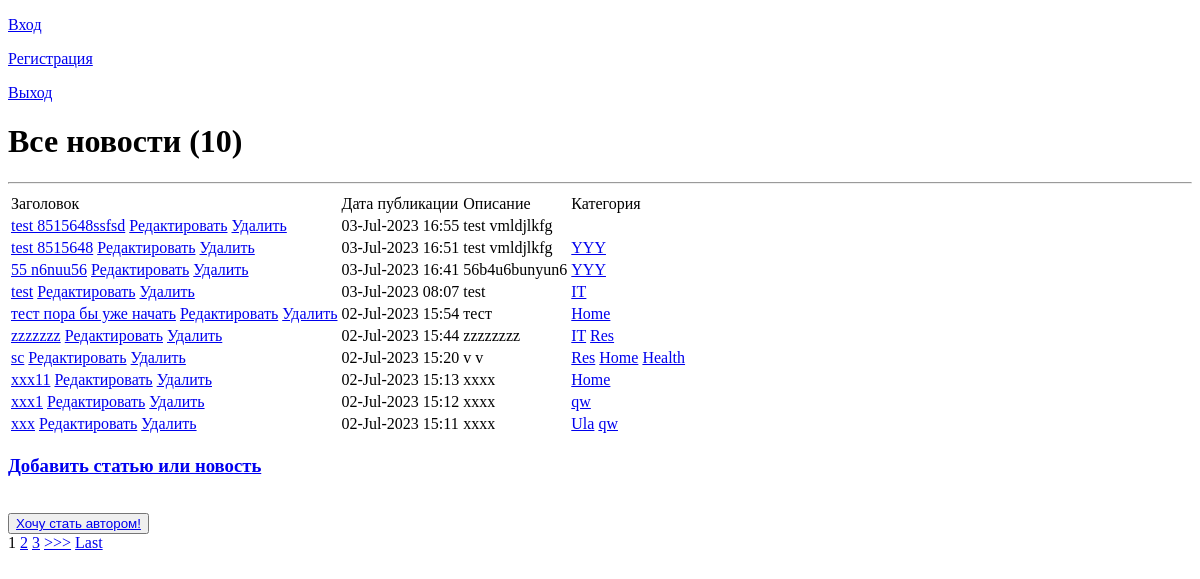
Before: /news/ with the older database file.
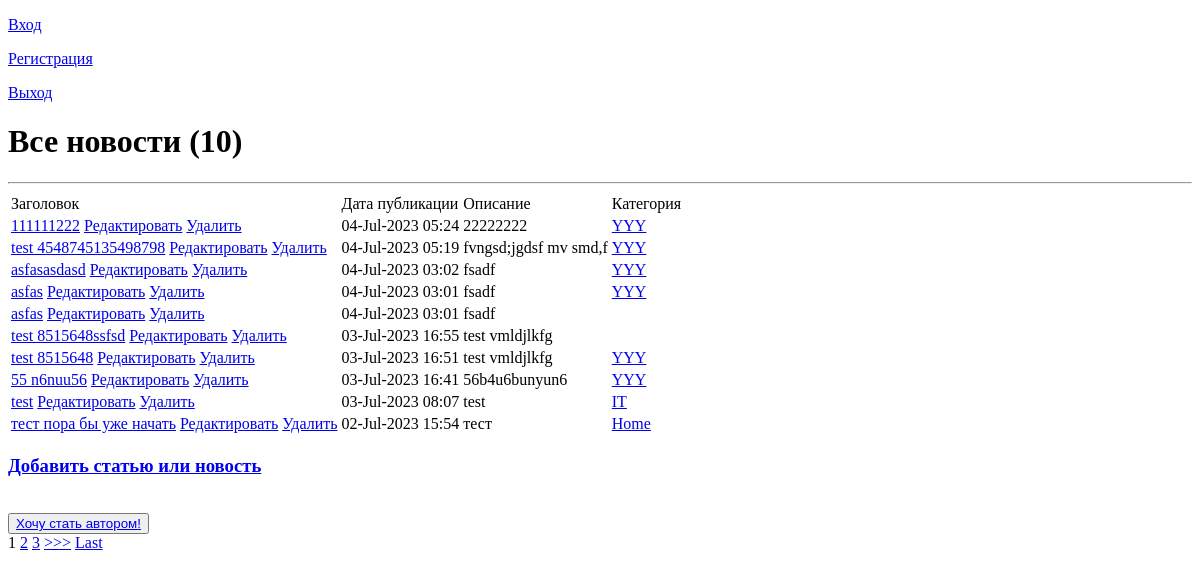
After: the same page with the newer database file.
### article/models.py (models this page shows, shortened)
class Post(models.Model):
    author = models.ForeignKey(Author, on_delete=models.CASCADE, related_name='posts')
    ARTICLE = 'AR'
    NEWS = 'NW'
    POST_TYPE = (
        (ARTICLE, 'Статья'),
        (NEWS, 'Новость')
    )
    postType = models.CharField(max_length=2, choices=POST_TYPE, default=ARTICLE)
    time = models.DateTimeField(auto_now_add=True)
    postCategory = models.ManyToManyField(Category, through='PostCategory')
    title = models.CharField(max_length=255)
    text = models.TextField()
    rating = models.IntegerField(default=0)

class Category(models.Model):
    categoryName = models.CharField(max_length=64, unique=True)
    subscribers = models.ManyToManyField(User, blank=True)
    def __str__(self):
        return f'{self.categoryName}'

### article/views.py (the view)
# urls.py: path('', NewsList.as_view()),
class NewsList(ListView):
    model = Post
    template_name = 'news.html'
    context_object_name = 'news'
    queryset = Post.objects.order_by('-time')
    paginate_by = 10
    def get_context_data(self, **kwargs):
        context = super().get_context_data(**kwargs)
        context['is_not_author'] = not self.request.user.groups.filter(name = 'authors').exists()
        return context

### article/templatetags/custom_filters.py (called while the page is built)
@register.filter(name='Censor')
def Censor(value):
    text = value.lower().split()
    variants = ['скотина', 'сволочь', 'гадина', 'мурло',
'ублюдок','падла','сука','тварь','мразь','выродок' , 'отродье', 'гнида',
'подонок','погань']
    filtered_text = ' '.join([word for word in text if word not in variants])
    return filtered_text

### templates/news.html (shortened to what this page needs)
{% extends 'flatpages/default.html' %}
{% load custom_filters %}
{% block content %}
    <h1>Все новости ({{news|length}})</h1>
    <hr>
    {% if news %}
        <table>
            <tr>
                <td>
                    Заголовок
                </td>
                <td>
                    Дата публикации
                </td>
                <td>
                    Описание
                </td>
                <td>Категория</td>
            </tr>
        {% for news_page in news %}
            <tr>
                <td>
                    <a href="{% url 'news_detail' news_page.id %}">{{news_page.title|Censor}}</a>
                    <a href="{% url 'news_edit' news_page.id%}">Редактировать</a>
                    <a href="{% url 'news_delete' news_page.id %}">Удалить</a>
                </td>
                <td>
                    {{ news_page.time|date:'d-M-Y H:i' }}
                </td>
                <td>
                    {{ news_page.text|truncatechars:50|Censor }}
                </td>
                <td>
                    {% for ps in news_page.postCategory.all %}
                        <a href="{% url 'news_category' ps.id %}">{{ ps }}</a>
                    {% endfor %}
                </td>
            </tr>
        {% endfor %}
        </table>
    {% else %}
        <h3>Новостей нет!</h3>
    {% endif %}
    <h3><a href="{% url 'news_add' %}">Добавить статью или новость</a></h3> <br>
    {% if is_not_author %}
    <button> <a href="{% url 'upgrade'%}"> Хочу стать автором!</a> </button> <br>
    {% endif %}
    {% if is_paginated %}
    {% for num in page_obj.paginator.page_range %}
        {% if page_obj.number == num %}
            <a>{{ num }}</a>
        {% elif num > page_obj.number|add:'-3' and num < page_obj.number|add:'3' %}
            <a href="?page={{ num }}">{{ num }}</a>
        {% endif %}
    {% endfor %}
    {% if page_obj.has_next %}
        <a href="?page={{ page_obj.next_page_number }}">>>></a>
        <a href="?page={{ page_obj.paginator.num_pages }}">Last</a>
    {% endif %}
    {% endif %}
{% endblock content %}

Changed rows visible on the page:
no longer on this page (row unchanged): Post: title|Censor "zzzzzzz", time "02-Jul-2023 15:44", text|Censor "zzzzzzzz", Category (categoryName "IT")
no longer on this page (row unchanged): Category: categoryName "Res"
no longer on this page (row unchanged): Post: title|Censor "sc", time "02-Jul-2023 15:20", text|Censor "v v", Category (categoryName "Home")
no longer on this page (row unchanged): Category: categoryName "Health", shown under "sc"
no longer on this page (row unchanged): Post: title|Censor "xxx11", time "02-Jul-2023 15:13", text|Censor "xxxx", Category (categoryName "Home")
no longer on this page (row unchanged): Post: title|Censor "xxx1", time "02-Jul-2023 15:12", text|Censor "xxxx"
no longer on this page (row unchanged): Category: categoryName "qw"
no longer on this page (row unchanged): Post: title|Censor "xxx", time "02-Jul-2023 15:11", text|Censor "xxxx"
no longer on this page (row unchanged): Category: categoryName "Ula", shown under "xxx"
added Post: title|Censor "111111222", time "04-Jul-2023 05:24", text|Censor "22222222", Category (categoryName "YYY")
added Post: title|Censor "test 4548745135498798", time "04-Jul-2023 05:19", text|Censor "fvngsd;jgdsf mv smd,f", Category (categoryName "YYY")
added Post: title|Censor "asfasasdasd", time "04-Jul-2023 03:02", text|Censor "fsadf", Category (categoryName "YYY")
added Post: title|Censor "asfas", time "04-Jul-2023 03:01", text|Censor "fsadf", Category (categoryName "YYY")
added Post: title|Censor "asfas", time "04-Jul-2023 03:01", text|Censor "fsadf"
